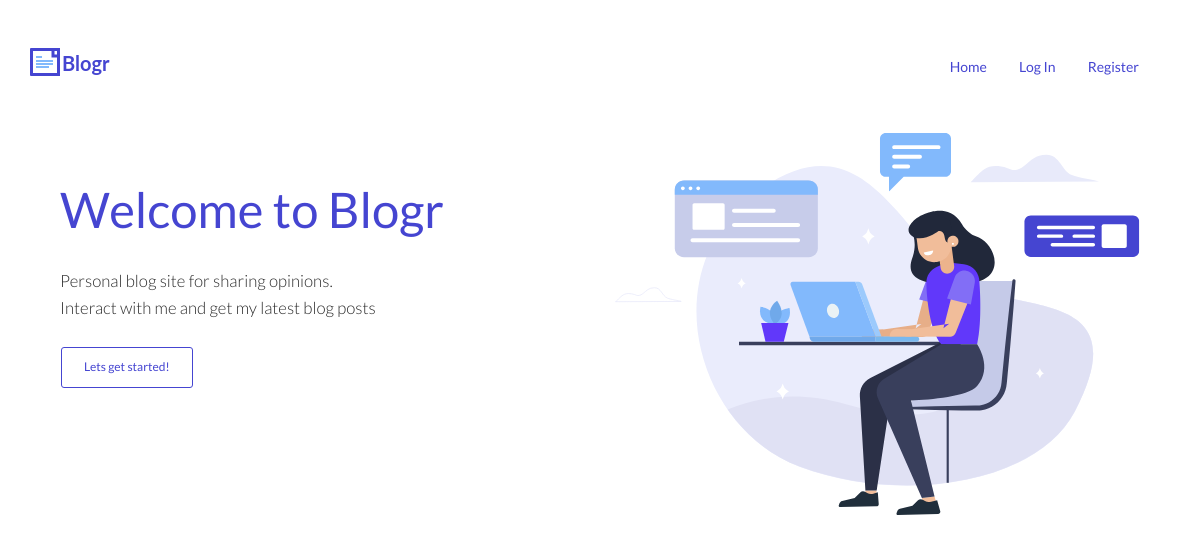
Before: / with the older database file.
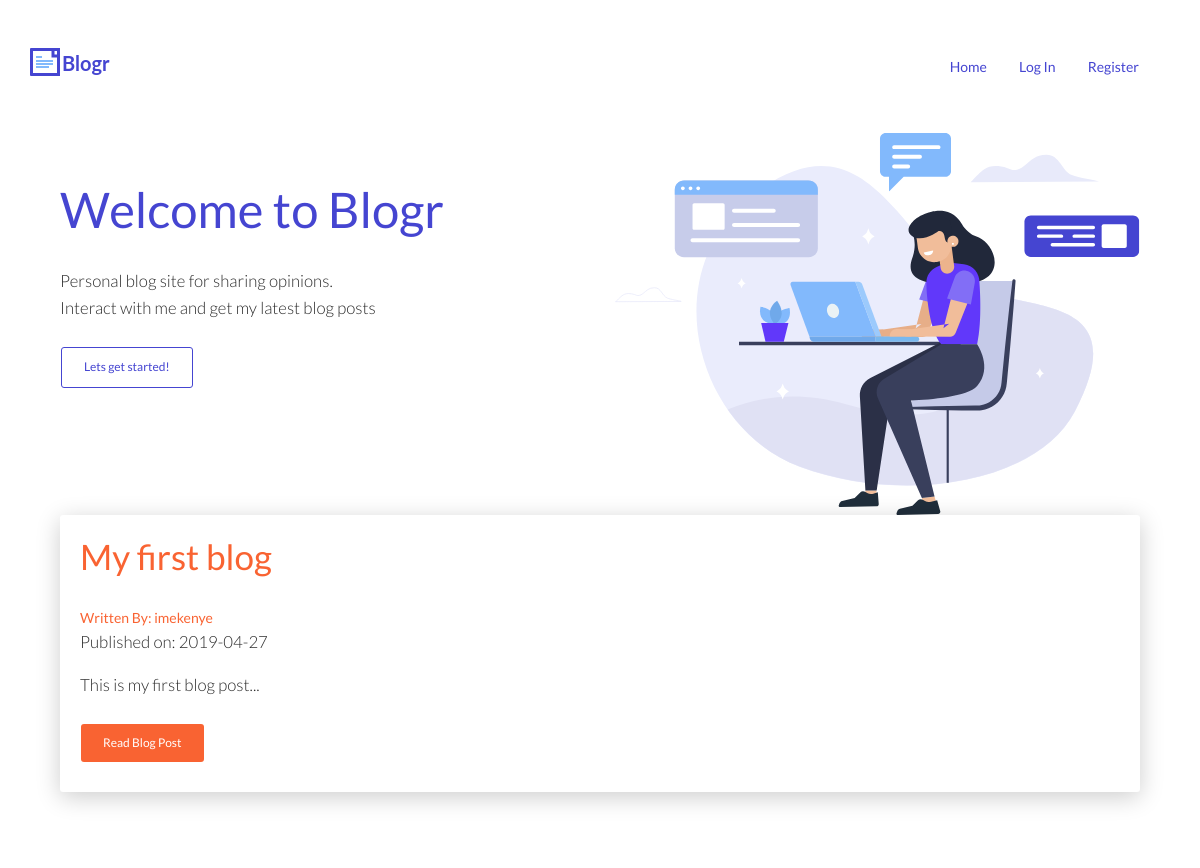
After: the same page with the newer database file.
### app/models.py (models this page shows, shortened)
class BlogPost(db.Model):
    users = db.relationship(User)
    id = db.Column(db.Integer,primary_key=True)
    user_id = db.Column(db.Integer,db.ForeignKey ('users.id'),nullable=False)
    date = db.Column(db.DateTime,nullable=False,default=datetime.utcnow)
    title = db.Column(db.String(140),nullable=False)
    text = db.Column(db.Text,nullable=False)

class User(db.Model,UserMixin):
    __tablename__ = 'users'
    id = db.Column(db.Integer,primary_key=True)
    profile_image = db.Column(db.String(64),nullable=False,default='default_profile.png')
    email = db.Column(db.String(64),unique=True,index=True)
    username = db.Column(db.String(64),unique=True,index=True)
    password_hash = db.Column(db.String(128))
    posts = db.relationship('BlogPost',backref='author',lazy=True)

### app/main/views.py (the view)
@main.route('/')
def index():
    page = request.args.get('page', 1, type=int)
    blog_posts = BlogPost.query.order_by(BlogPost.date.desc()).paginate(page=page, per_page=10)
    return render_template('index.html',blog_posts=blog_posts)

### app/templates/index.html (shortened to what this page needs)
{% extends 'base.html' %}
{% block content %}
    <div class="container">
        <div class="row d-flex h-100 mt-5">
            <div class="col-md-6 mt-5">
                <h1 style="color: #4545D1;">Welcome to Blogr</h1>
                <p>Personal blog site for sharing opinions.<br>Interact with me and get my latest blog posts</p>
                <a href="" class="btn" style="background-color: transparent;color:#4545D1; border: 1px solid #4545D1;">Lets get started!</a>
            </div>
            <div class="col-md-6">
                <img src="{{ url_for('static', filename='blogger.svg') }}" alt="">
            </div>
        </div></div>
    <div class="container">
    {% for post in blog_posts.items %}
            <div class="card" >
                <div class="card-body">
                    <h2><a class="card-title" href="  {{ url_for('blog_posts.blog_post', blog_post_id=post.id) }}">{{ post.title }}</a></h2>
                    <a href="{{ url_for('users.user_posts', username=post.author.username) }}">Written By: {{ post.author.username }}</a>
                    <p>Published on: {{ post.date.strftime('%Y-%m-%d') }}</p>
                    <p class="card-text">{{ post.text[:100] }}...</p>
                    <a href="{{ url_for('blog_posts.blog_post', blog_post_id=post.id) }}" class="btn btn-primary">Read Blog Post</a>
                </div>
            </div>
        </div>
   {% endfor %}
     <nav aria-label="Page navigation example">
     <ul class="pagination justify-content-center">
       {% for page_num in blog_posts.iter_pages(left_edge=1, right_edge=1, left_current=1, right_current=2) %}
          {% if blog_posts.page == page_num %}
          <li class="page-item disabled">
            <a class="page-link" href="{{ url_for('main.index', page=page_num) }}">{{ page_num }}</a></li>
          {% else %}
            <li class="page-item"><a class="page-link" href="{{ url_for('main.index', page=page_num) }}">{{ page_num }}</a></li>
          {% endif %}
      {% endfor %}
    </nav>
{% endblock %}

### app/templates/base.html (shortened to what this page needs)
<!DOCTYPE html>
<html lang="en">
<head>
    <link rel="stylesheet" href="https://stackpath.bootstrapcdn.com/bootstrap/4.3.1/css/bootstrap.min.css">
    <link rel="stylesheet" href="{{ url_for('static',filename='main.css') }}">
</head>
<body style="font-family: Lato, sans-serif">
<nav class="nav justify-content-between container mt-5">
    <div class="nav-brand">
        <img src="{{ url_for('static',filename='logo.svg') }}" alt="">
    </div>
    <ul class="nav justify-content-end">
  <li class="nav-item">
    <a class="nav-link active" href="{{ url_for('main.index') }}" style="color: #4545D1">Home</a>
  </li>
  {% if current_user.is_authenticated %}
    <li class="nav-link"><a href="{{ url_for('users.logout') }}"style="color: #4545D1">Log Out</a></li>
    <li class="nav-link"><a href="{{ url_for('users.account') }}"style="color: #4545D1">Account</a></li>
    <li class="nav-link"><a href="{{ url_for('blog_posts.create_post') }}"style="color: #4545D1">Create Post</a></li>
    {% else %}
    <li class="nav-link"><a href="{{ url_for('users.login') }}"style="color: #4545D1">Log In</a></li>
    <li class="nav-link"><a href="{{ url_for('users.register') }}"style="color: #4545D1">Register</a></li>
    {% endif %}
</ul>
</nav>
<div class="container">
    {% block content %}
    {% endblock %}
</div>
</body>
</html>

Changed rows visible on the page:
added BlogPost: title "My first blog", author.username "imekenye", date "2019-04-27", text "This is my first blog post"
